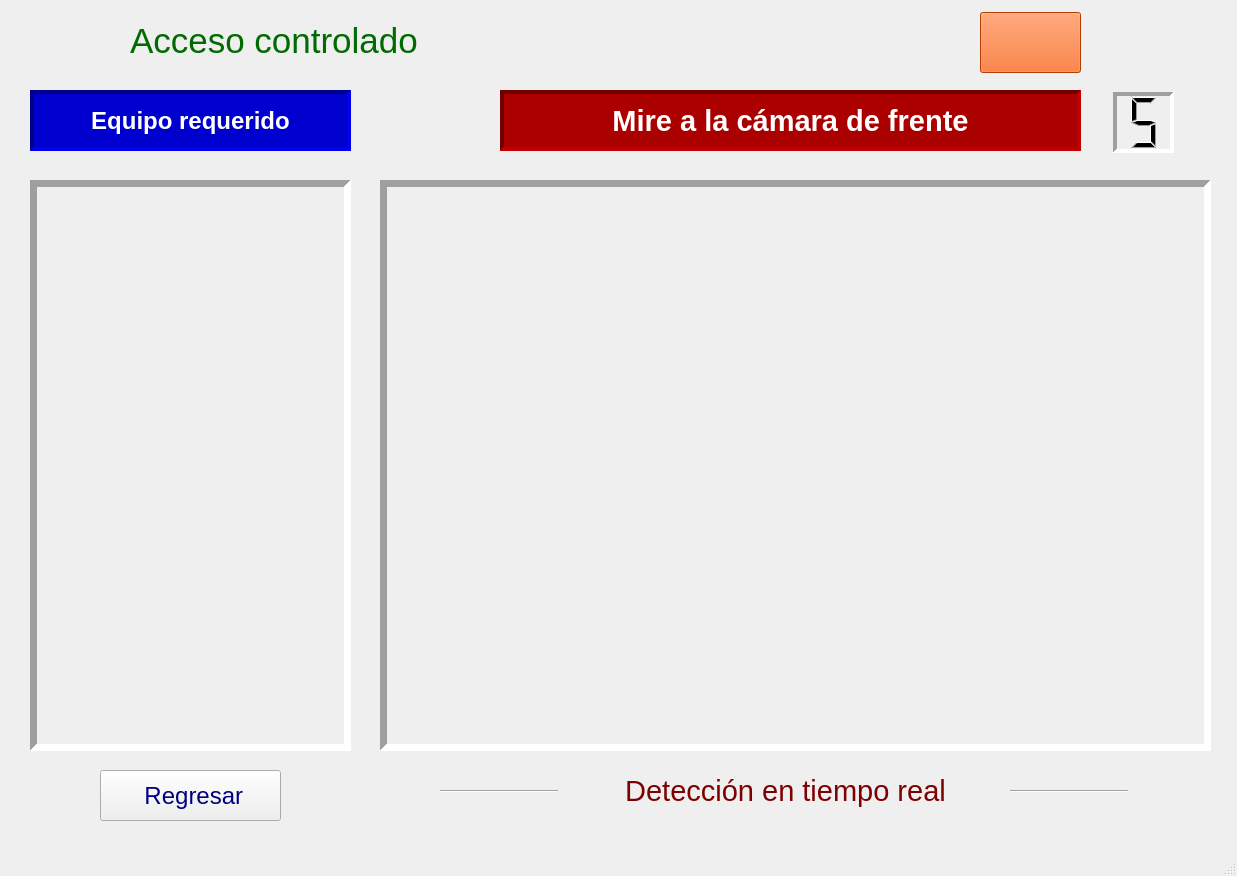
<?xml version="1.0" encoding="UTF-8"?>
<ui version="4.0">
 <class>MainWindow</class>
 <widget class="QMainWindow" name="MainWindow">
  <property name="geometry">
   <rect>
    <x>0</x>
    <y>0</y>
    <width>1237</width>
    <height>876</height>
   </rect>
  </property>
  <property name="windowTitle">
   <string>MainWindow</string>
  </property>
  <property name="toolTipDuration">
   <number>-1</number>
  </property>
  <widget class="QWidget" name="centralwidget">
   <widget class="QLabel" name="label">
    <property name="geometry">
     <rect>
      <x>58</x>
      <y>226</y>
      <width>261</width>
      <height>481</height>
     </rect>
    </property>
    <property name="toolTip">
     <string>&lt;html&gt;&lt;head/&gt;&lt;body&gt;&lt;p&gt;Equipo necesario para el ingreso.&lt;/p&gt;&lt;/body&gt;&lt;/html&gt;</string>
    </property>
    <property name="styleSheet">
     <string notr="true">border-color: rgb(170, 0, 0);</string>
    </property>
    <property name="text">
     <string/>
    </property>
    <property name="pixmap">
     <pixmap>../IMGS/persona.png</pixmap>
    </property>
    <property name="scaledContents">
     <bool>true</bool>
    </property>
   </widget>
   <widget class="QLabel" name="cam">
    <property name="geometry">
     <rect>
      <x>380</x>
      <y>180</y>
      <width>831</width>
      <height>571</height>
     </rect>
    </property>
    <property name="frameShape">
     <enum>QFrame::Panel</enum>
    </property>
    <property name="frameShadow">
     <enum>QFrame::Sunken</enum>
    </property>
    <property name="lineWidth">
     <number>7</number>
    </property>
    <property name="text">
     <string/>
    </property>
    <property name="scaledContents">
     <bool>true</bool>
    </property>
    <property name="alignment">
     <set>Qt::AlignCenter</set>
    </property>
   </widget>
   <widget class="QLabel" name="label_3">
    <property name="geometry">
     <rect>
      <x>500</x>
      <y>90</y>
      <width>581</width>
      <height>61</height>
     </rect>
    </property>
    <property name="font">
     <font>
      <pointsize>22</pointsize>
      <weight>75</weight>
      <bold>true</bold>
     </font>
    </property>
    <property name="styleSheet">
     <string notr="true">background-color: rgb(170, 0, 0);
color: rgb(255, 255, 255);</string>
    </property>
    <property name="frameShape">
     <enum>QFrame::Panel</enum>
    </property>
    <property name="frameShadow">
     <enum>QFrame::Sunken</enum>
    </property>
    <property name="lineWidth">
     <number>4</number>
    </property>
    <property name="text">
     <string>Mire a la cámara de frente</string>
    </property>
    <property name="alignment">
     <set>Qt::AlignCenter</set>
    </property>
   </widget>
   <widget class="QLabel" name="label_4">
    <property name="geometry">
     <rect>
      <x>30</x>
      <y>180</y>
      <width>321</width>
      <height>571</height>
     </rect>
    </property>
    <property name="styleSheet">
     <string notr="true">border-color: rgb(85, 0, 255);</string>
    </property>
    <property name="frameShape">
     <enum>QFrame::Panel</enum>
    </property>
    <property name="frameShadow">
     <enum>QFrame::Sunken</enum>
    </property>
    <property name="lineWidth">
     <number>7</number>
    </property>
    <property name="midLineWidth">
     <number>1</number>
    </property>
    <property name="text">
     <string/>
    </property>
   </widget>
   <widget class="QLabel" name="label_5">
    <property name="geometry">
     <rect>
      <x>30</x>
      <y>90</y>
      <width>321</width>
      <height>61</height>
     </rect>
    </property>
    <property name="font">
     <font>
      <pointsize>18</pointsize>
      <weight>75</weight>
      <bold>true</bold>
     </font>
    </property>
    <property name="styleSheet">
     <string notr="true">background-color: rgb(0, 0, 206);
color: rgb(255, 255, 255);</string>
    </property>
    <property name="frameShape">
     <enum>QFrame::Panel</enum>
    </property>
    <property name="frameShadow">
     <enum>QFrame::Sunken</enum>
    </property>
    <property name="lineWidth">
     <number>4</number>
    </property>
    <property name="text">
     <string>Equipo requerido</string>
    </property>
    <property name="alignment">
     <set>Qt::AlignCenter</set>
    </property>
   </widget>
   <widget class="QLabel" name="pcasco">
    <property name="geometry">
     <rect>
      <x>160</x>
      <y>220</y>
      <width>56</width>
      <height>46</height>
     </rect>
    </property>
    <property name="text">
     <string/>
    </property>
    <property name="scaledContents">
     <bool>true</bool>
    </property>
    <property name="alignment">
     <set>Qt::AlignJustify|Qt::AlignVCenter</set>
    </property>
    <property name="margin">
     <number>0</number>
    </property>
    <property name="indent">
     <number>1</number>
    </property>
    <property name="openExternalLinks">
     <bool>false</bool>
    </property>
   </widget>
   <widget class="QLabel" name="plentes">
    <property name="geometry">
     <rect>
      <x>164</x>
      <y>254</y>
      <width>49</width>
      <height>25</height>
     </rect>
    </property>
    <property name="text">
     <string/>
    </property>
    <property name="scaledContents">
     <bool>true</bool>
    </property>
   </widget>
   <widget class="QLabel" name="pcubre">
    <property name="geometry">
     <rect>
      <x>158</x>
      <y>272</y>
      <width>59</width>
      <height>31</height>
     </rect>
    </property>
    <property name="text">
     <string/>
    </property>
    <property name="scaledContents">
     <bool>true</bool>
    </property>
   </widget>
   <widget class="QLabel" name="pchaleco">
    <property name="geometry">
     <rect>
      <x>126</x>
      <y>294</y>
      <width>119</width>
      <height>171</height>
     </rect>
    </property>
    <property name="text">
     <string/>
    </property>
    <property name="scaledContents">
     <bool>true</bool>
    </property>
   </widget>
   <widget class="QLabel" name="pguantes1">
    <property name="geometry">
     <rect>
      <x>94</x>
      <y>432</y>
      <width>55</width>
      <height>91</height>
     </rect>
    </property>
    <property name="text">
     <string/>
    </property>
    <property name="scaledContents">
     <bool>true</bool>
    </property>
   </widget>
   <widget class="QLabel" name="pguantes2">
    <property name="geometry">
     <rect>
      <x>218</x>
      <y>428</y>
      <width>57</width>
      <height>91</height>
     </rect>
    </property>
    <property name="text">
     <string/>
    </property>
    <property name="scaledContents">
     <bool>true</bool>
    </property>
   </widget>
   <widget class="QLabel" name="pbotas1">
    <property name="geometry">
     <rect>
      <x>88</x>
      <y>636</y>
      <width>99</width>
      <height>77</height>
     </rect>
    </property>
    <property name="text">
     <string/>
    </property>
    <property name="scaledContents">
     <bool>true</bool>
    </property>
   </widget>
   <widget class="QLabel" name="pbotas2">
    <property name="geometry">
     <rect>
      <x>188</x>
      <y>638</y>
      <width>97</width>
      <height>79</height>
     </rect>
    </property>
    <property name="text">
     <string/>
    </property>
    <property name="scaledContents">
     <bool>true</bool>
    </property>
   </widget>
   <widget class="QPushButton" name="bRegresar">
    <property name="geometry">
     <rect>
      <x>100</x>
      <y>770</y>
      <width>181</width>
      <height>51</height>
     </rect>
    </property>
    <property name="font">
     <font>
      <pointsize>18</pointsize>
     </font>
    </property>
    <property name="styleSheet">
     <string notr="true">color: rgb(0, 0, 127);</string>
    </property>
    <property name="text">
     <string> Regresar</string>
    </property>
    <property name="icon">
     <iconset>
      <normalon>IMGS/flechaIzquierda.png</normalon>
     </iconset>
    </property>
    <property name="iconSize">
     <size>
      <width>25</width>
      <height>25</height>
     </size>
    </property>
   </widget>
   <widget class="QLabel" name="label_7">
    <property name="geometry">
     <rect>
      <x>130</x>
      <y>10</y>
      <width>361</width>
      <height>61</height>
     </rect>
    </property>
    <property name="font">
     <font>
      <pointsize>26</pointsize>
     </font>
    </property>
    <property name="styleSheet">
     <string notr="true">color: rgb(0, 107, 0);</string>
    </property>
    <property name="text">
     <string>Acceso controlado</string>
    </property>
   </widget>
   <widget class="QLabel" name="label_8">
    <property name="geometry">
     <rect>
      <x>560</x>
      <y>760</y>
      <width>451</width>
      <height>61</height>
     </rect>
    </property>
    <property name="font">
     <font>
      <pointsize>22</pointsize>
     </font>
    </property>
    <property name="styleSheet">
     <string notr="true">color: rgb(127, 0, 0);</string>
    </property>
    <property name="text">
     <string>Detección en tiempo real</string>
    </property>
    <property name="alignment">
     <set>Qt::AlignCenter</set>
    </property>
   </widget>
   <widget class="Line" name="line">
    <property name="geometry">
     <rect>
      <x>440</x>
      <y>790</y>
      <width>118</width>
      <height>3</height>
     </rect>
    </property>
    <property name="orientation">
     <enum>Qt::Horizontal</enum>
    </property>
   </widget>
   <widget class="Line" name="line_2">
    <property name="geometry">
     <rect>
      <x>1010</x>
      <y>790</y>
      <width>118</width>
      <height>3</height>
     </rect>
    </property>
    <property name="orientation">
     <enum>Qt::Horizontal</enum>
    </property>
   </widget>
   <widget class="QLCDNumber" name="contador">
    <property name="geometry">
     <rect>
      <x>1113</x>
      <y>92</y>
      <width>61</width>
      <height>61</height>
     </rect>
    </property>
    <property name="font">
     <font>
      <pointsize>14</pointsize>
     </font>
    </property>
    <property name="toolTip">
     <string>&lt;html&gt;&lt;head/&gt;&lt;body&gt;&lt;p&gt;&lt;span style=&quot; font-size:10pt;&quot;&gt;Tiempo restante para desactivación&lt;/span&gt;&lt;/p&gt;&lt;/body&gt;&lt;/html&gt;</string>
    </property>
    <property name="styleSheet">
     <string notr="true"/>
    </property>
    <property name="frameShape">
     <enum>QFrame::Panel</enum>
    </property>
    <property name="frameShadow">
     <enum>QFrame::Sunken</enum>
    </property>
    <property name="lineWidth">
     <number>4</number>
    </property>
    <property name="smallDecimalPoint">
     <bool>false</bool>
    </property>
    <property name="digitCount">
     <number>1</number>
    </property>
    <property name="intValue" stdset="0">
     <number>5</number>
    </property>
   </widget>
   <widget class="QPushButton" name="Abrir">
    <property name="geometry">
     <rect>
      <x>980</x>
      <y>12</y>
      <width>101</width>
      <height>61</height>
     </rect>
    </property>
    <property name="font">
     <font>
      <pointsize>14</pointsize>
      <weight>75</weight>
      <bold>true</bold>
     </font>
    </property>
    <property name="toolTip">
     <string>&lt;html&gt;&lt;head/&gt;&lt;body&gt;&lt;p&gt;&lt;span style=&quot; font-size:10pt; font-weight:400;&quot;&gt;Paro de emergencia&lt;/span&gt;&lt;/p&gt;&lt;/body&gt;&lt;/html&gt;</string>
    </property>
    <property name="toolTipDuration">
     <number>1</number>
    </property>
    <property name="styleSheet">
     <string notr="true">color: rgb(255, 255, 255);
background-color: rgb(255, 85, 0);</string>
    </property>
    <property name="text">
     <string/>
    </property>
    <property name="icon">
     <iconset>
      <normaloff>../IMGS/emerstop.png</normaloff>../IMGS/emerstop.png</iconset>
    </property>
    <property name="iconSize">
     <size>
      <width>65</width>
      <height>65</height>
     </size>
    </property>
    <property name="flat">
     <bool>false</bool>
    </property>
   </widget>
   <zorder>label_4</zorder>
   <zorder>label</zorder>
   <zorder>cam</zorder>
   <zorder>label_3</zorder>
   <zorder>label_5</zorder>
   <zorder>plentes</zorder>
   <zorder>pcasco</zorder>
   <zorder>pchaleco</zorder>
   <zorder>pguantes1</zorder>
   <zorder>pguantes2</zorder>
   <zorder>pbotas1</zorder>
   <zorder>pbotas2</zorder>
   <zorder>pcubre</zorder>
   <zorder>bRegresar</zorder>
   <zorder>label_7</zorder>
   <zorder>label_8</zorder>
   <zorder>line</zorder>
   <zorder>line_2</zorder>
   <zorder>contador</zorder>
   <zorder>Abrir</zorder>
  </widget>
  <widget class="QMenuBar" name="menubar">
   <property name="geometry">
    <rect>
     <x>0</x>
     <y>0</y>
     <width>1237</width>
     <height>26</height>
    </rect>
   </property>
  </widget>
  <widget class="QStatusBar" name="statusbar"/>
 </widget>
 <resources/>
 <connections/>
</ui>
